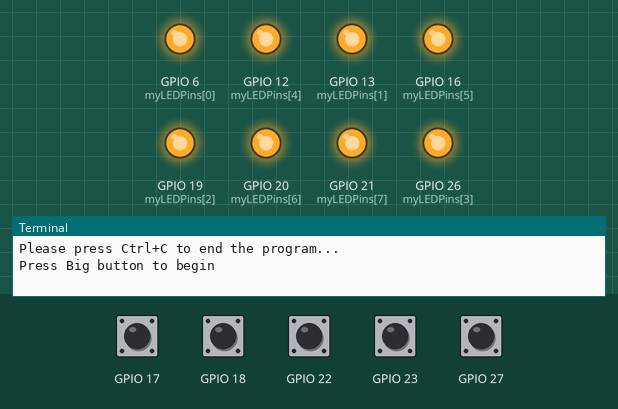
Simulated run of this program. Board: Raspberry Pi (BCM pin numbers). Parts: output pins drawn as LEDs (lit = HIGH), the last lines printed to the terminal. The test bench sets the inputs (shaded band); at power-on: GPIO 17, GPIO 18, GPIO 22, GPIO 23, GPIO 27 HIGH. Random numbers come from a fixed seed.

Above: at 1.2 s.
1.3 s: GPIO 17 pulled LOW for 0.15 s
At 1.45 s:
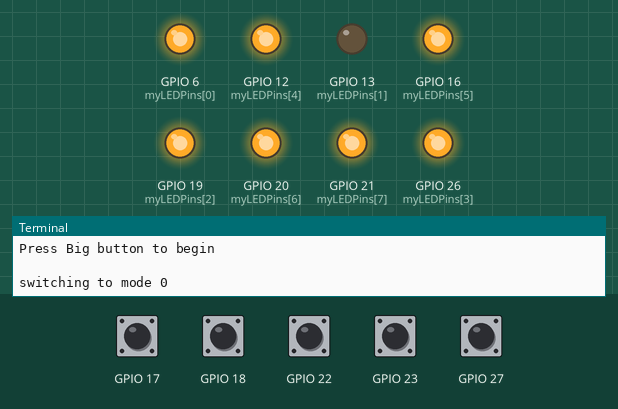
At 1.85 s:
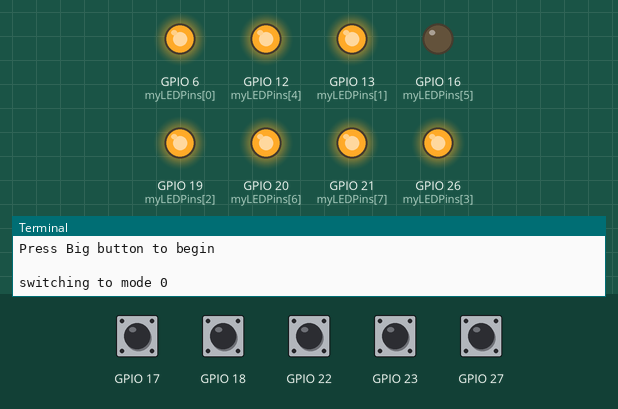
4.3 s: GPIO 17 pulled LOW for 1 s
At 6.15 s:
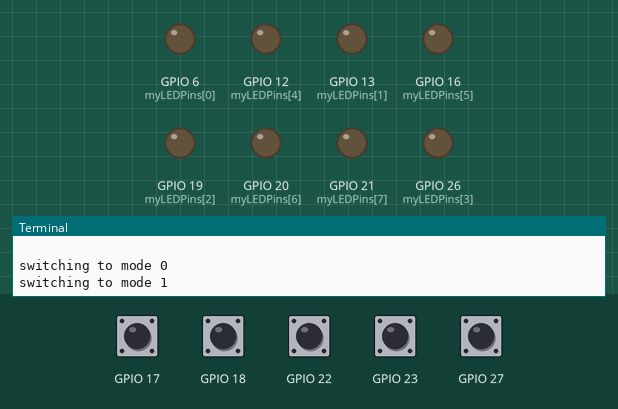
7.3 s: GPIO 17 pulsed LOW 2 times (0.12 s each, 0.3 s apart)
Timing chart, 0 to 16.9 s (numbered marks = the images above; inputs shaded):
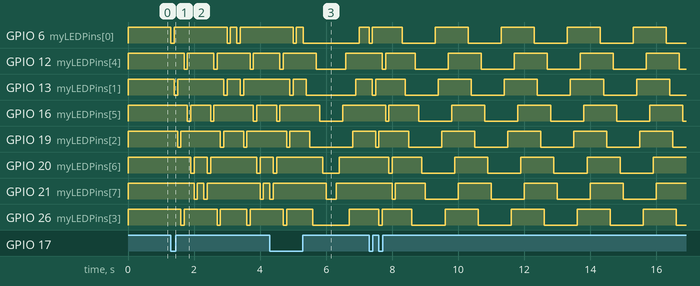

The program:

myFlowingLEDs.py
```python
#!/usr/bin/env python3


# inspire by https://github.com/gitswovi/SunFounder_Super_Kit_V3.0_for_Raspberry_Pi/blob/master/Python/02_8Led.py
# gits just tiwcked,added buttons..

#import libraries
from gpiozero import LED, Button
from time import sleep
from random import randint
#from sys import version_info
#import sys

myLEDPins = [6, 13, 19, 26, 12, 16, 20, 21]
myLEDs = []
myReversed = []
myBtnPins = [17, 18, 27, 22, 23]
myBtns = []
#totalLEDs = len(myLEDPins)
#totalBtns = len(myBtnPins)
mode = -1
totalmodes = 8

# Define a function to print message at the beginning
def initMessage():
    print ("========================================")
    print ("                 8 LEDs                ")
    print ("     ------------------------------    ")
    print ("     Red LED0 connect to GPIO",myLEDPins[0])
    print ("     Red LED1 connect to GPIO", myLEDPins[1])
    print ("     Yellow LED2 connect to GPIO", myLEDPins[2])
    print ("     Yellow LED3 connect to GPIO", myLEDPins[3])
    print ("     Green LED4 connect to GPIO", myLEDPins[4])
    print ("     Green LED5 connect to GPIO", myLEDPins[5])
    print ("     Blue LED6 connect to GPIO", myLEDPins[6])
    print ("     Blue LED7 connect to GPIO", myLEDPins[7])
    print (" ")
    print ("     Red Button connect to GPIO", myBtnPins[0])
    print ("     Yellow Button connect to GPIO", myBtnPins[1])
    print ("     Green Button connect to GPIO", myBtnPins[2])
    print ("     Blue Button connect to GPIO", myBtnPins[3])
    print ("     Big button connect to GPIO", myBtnPins[4])
    print (" ")
    print ("                             gits wovi")
    print ("========================================\n")
    print ("Program is running...")
    print ("Please press Ctrl+C to end the program...")

def turnAllOn (Yes=True):
     # Turn on or off all LEDs:
    for led in myLEDs:
        if Yes:
            led.on()
        else:
            led.off()

def swMode():
    global mode

    mode = (mode + 1) % totalmodes
    print ("switching to mode", mode)

def setup():
    # Create LEDs:
    for pin in myLEDPins:
        myLEDs.append(LED(pin))
    myReversed = reversed(myLEDs)

    # Turn off all LEDs:
    turnAllOn()

    # Create Buttons:
    for pin in myBtnPins:
        myBtns.append(Button(pin))

    # Change mode when Big button pushed.
    myBtns[0].when_pressed = swMode

    # Print a message:
    initMessage()

def destroy():
     # Turn off all LEDs:
    turnAllOn(False)

    print ("\ngits end...")


def flowLeftRight(mylist = myLEDs,by = 1,sec = 0.1, keepOn = True):

    # Flow from Left to Right:
    for led in mylist:
        led.toggle()
        sleep(sec)
        if keepOn:
            led.on()

def flowRightLeft(by = 1,sec = 0.1,keepOn = True):

    flowLeftRight (reversed(myLEDs),by,sec,keepOn)

def wave(by = 1,sec = 0.1,keepOn = True):

    flowLeftRight(myLEDs,by,sec, keepOn)
    sleep(0.2)
    #flowRightLeft(by,sec, keepOn)
    #turnAllOn()
    flowLeftRight (reversed(myLEDs),by,sec,keepOn)

def flow (m = 0):
    if m == 0:
        wave(1,0.1,True)
    elif m == 1:
        wave (1,0.1,False)
    elif m == 2:
        flowLeftRight()
    elif mode == 3:
        flowLeftRight(myLEDs,1,0.1,False)
    elif m == 4:
        flowRightLeft()
    elif m == 5:
        flowRightLeft(1,0.1,False)
    elif m == 6:
        # all modes
        wave(1,0.1,True)
        # Icheck if mode changed after every set:
        if m==6:
            wave (1,0.1,False)
        if m==6:
            flowLeftRight()
        if m==6:
            flowRightLeft()
        if m==6:
            flowLeftRight(myLEDs,1,0.1,False)
        if m==6:
            flowRightLeft(1,0.1,False)
    elif m == 7:
        #random
        x = randint(0,totalmodes-3) # minus all and random
        print ("random mode ",x)
        flow(x)


setup()

# Turn all LEDs on.
turnAllOn()

print ("Press Big button to begin\n")

myBtns[0].wait_for_press()

# flow
while True:
    flow(mode)
    sleep(0.2)


destroy()
```

Measured:
- after the input at 1.3 s, GPIO 6 (myLEDPins[0]): goes LOW 0.10 s, HIGH 1.6 s, LOW 0.10 s, HIGH 0.20 s, LOW 0.10 s, then HIGH, starting at once; GPIO 12 (myLEDPins[4]): goes LOW 0.10 s, HIGH 0.80 s, LOW 0.10 s, HIGH 1.0 s, LOW 0.10 s, then HIGH, starting after 0.40 s
